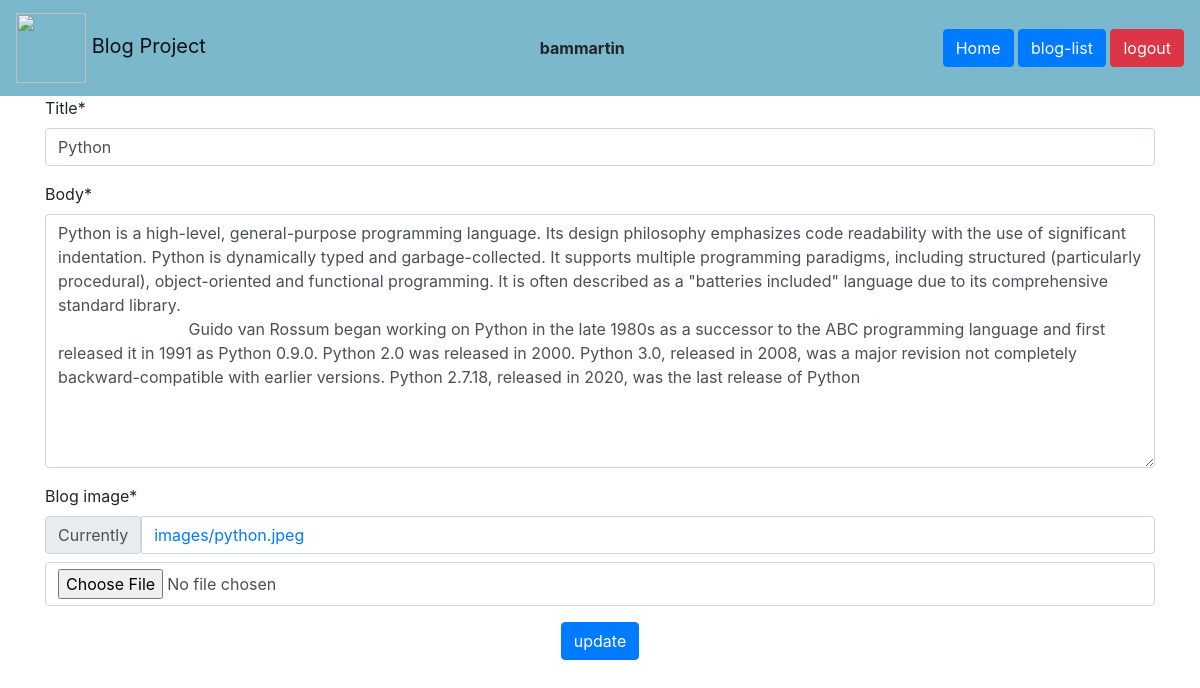
Page /blogs/update/13/ (signed in) on the committed database.
### blogapp/models.py (models this page shows, shortened)
class Blogs(models.Model):
    title=models.CharField(max_length=50)
    blog_posted=models.DateTimeField(auto_now_add=True)
    body=models.TextField()
    blog_image=models.ImageField(upload_to='images/')
    user=models.ForeignKey(User,on_delete=models.CASCADE)

### blogapp/views.py (the view)
# urls.py: path("update/<int:id>/",views.blog_update_view),
@login_required
def blog_update_view(request,id):
    obj=Blogs.objects.get(pk=id)
    form=UpdateBlogForm(instance=obj)
    if request.method=="POST":
        form=UpdateBlogForm(request.POST,request.FILES,instance=obj)
        if form.is_valid():
            form.save()
            return redirect("/blogs/list/")
    return render(request,"blogapp/update.html",{"obj":obj,"form":form})

### blogapp/forms.py
class UpdateBlogForm(forms.ModelForm):
    class Meta:
        model=Blogs
        fields=["title","body","blog_image"]

### blogapp/templates/blogapp/update.html (shortened to what this page needs)
<!doctype html>
<html lang="en">
  <head>
    {% load crispy_forms_tags %}
    <link rel="stylesheet" href="https://cdn.jsdelivr.net/npm/bootstrap@4.0.0/dist/css/bootstrap.min.css">
  </head>
  <body>
    <nav class="navbar navbar-light" style="background-color: #7cb8cb;">
      <a class="navbar-brand" href="#">
        <img src=" https://www.searchenginejournal.com/wp-content/uploads/2020/08/7-ways-a-blog-can-help-your-business-right-now-5f3c06b9eb24e-1280x720.png" width="70" height="70" alt=""> Blog Project
      </a>
      <b> {{user}}</b>
      <div>
        <a href="/blogs/home/" class="btn btn-primary">Home</a>
        <a href="/blogs/list/" class="btn btn-primary">blog-list</a>
        <a href="/logout/" class="btn btn-danger">logout</a>
      </div>
    </nav>
    <div class="container">
        <form action="" enctype="multipart/form-data" method="POST">{% csrf_token %}
            {{form | crispy}}
            <center><button type="submit" class="btn btn-primary"> update </button></center>
        </form>
    </div>
  </body>
</html>

### blogapp/templates/blogapp/update.html (style rules this page uses)
body { background-image: url('https://encrypted-tbn0.gstatic.com/images?q=tbn:ANd9GcSNnbrjxu2jF25BCYgebzaweELmyPMuEVpo3w&s'); background-repeat: no-repeat; background-attachment: fixed; background-size: cover; }

### rows in the picture
Blogs: title "Python", body "Python is a high-level, general-purpose programming language. Its design philosophy emphasizes code readability with the use of significant indentation. Python is dynamically typed and garbage-collected. It supports multiple programming paradigms, including structured (particularly procedural), object-oriented and functional programming. It is often described as a \"batteries included\" language due to its comprehensive standard library. Guido van Rossum began working on Python in the late 1980s as a successor to the ABC programming language and first released it in 1991 as Python 0.9.0. Python 2.0 was released in 2000. Python 3.0, released in 2008, was a major revision not completely…"

### other values in the picture
{{ user }} "bammartin"
